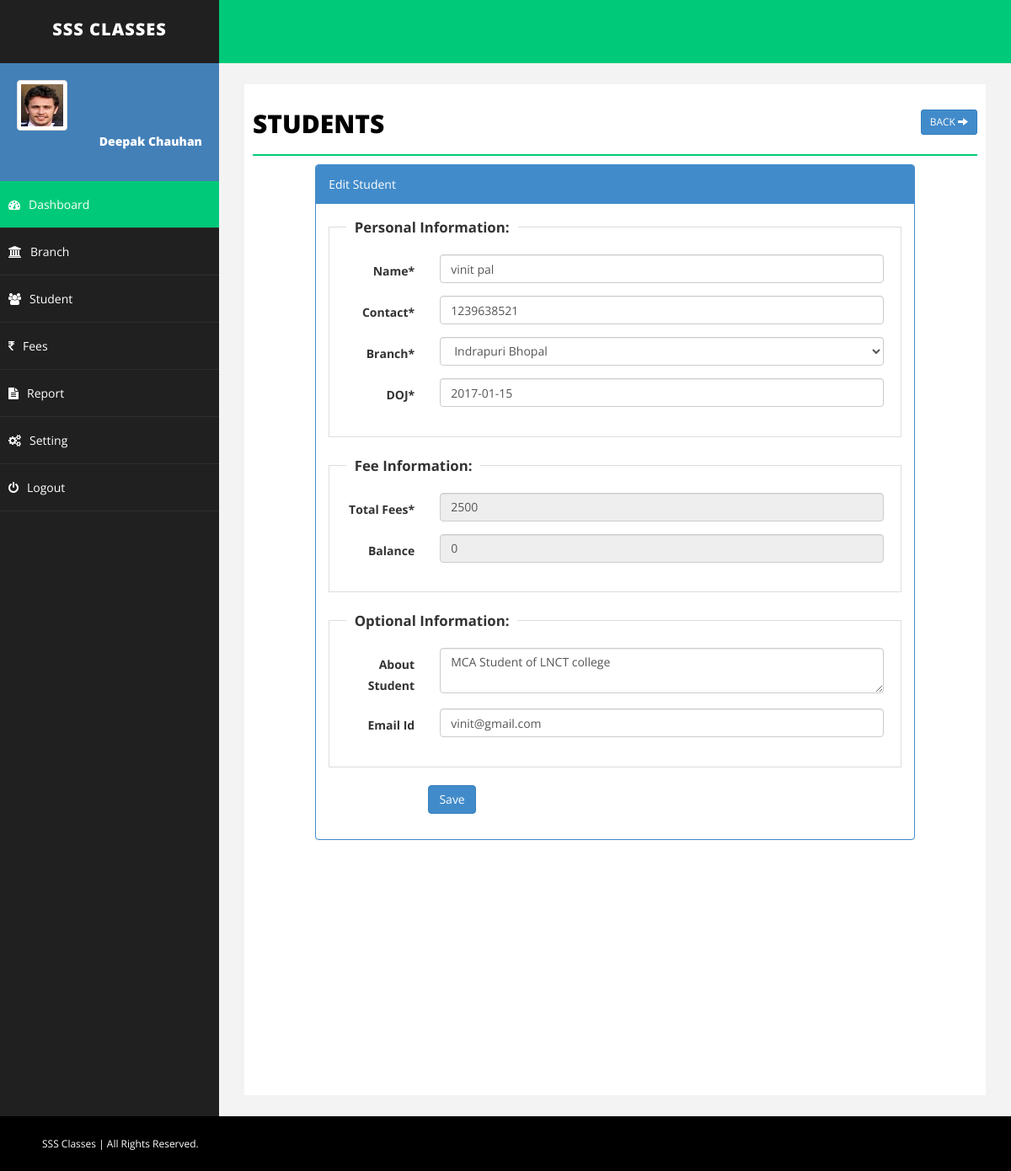
/student.php?action=edit&id=5 (signed in), run on the app's committed database.
### tables this page shows
CREATE TABLE IF NOT EXISTS `student` (
  `id` int(255) NOT NULL AUTO_INCREMENT,
  `emailid` varchar(255) NOT NULL,
  `sname` varchar(255) NOT NULL,
  `joindate` datetime NOT NULL,
  `about` text NOT NULL,
  `contact` varchar(255) NOT NULL,
  `fees` int(255) NOT NULL,
  `branch` varchar(255) NOT NULL,
  `balance` int(255) NOT NULL,
  `delete_status` enum('0','1') NOT NULL DEFAULT '0',
  PRIMARY KEY (`id`)
);

CREATE TABLE IF NOT EXISTS `branch` (
  `id` int(255) NOT NULL AUTO_INCREMENT,
  `branch` varchar(255) NOT NULL,
  `address` text NOT NULL,
  `detail` text NOT NULL,
  `delete_status` enum('0','1') NOT NULL DEFAULT '0',
  PRIMARY KEY (`id`)
);

### student.php (the view, shortened to what this page needs)
<?php
include("php/dbconnect.php");
$emailid='';
$sname='';
$joindate = '';
$contact='';
$balance = 0;
$fees='';
$about = '';
$branch='';
$action = "add";
if(isset($_GET['action']) && $_GET['action']=="edit" ){
$id = isset($_GET['id'])?mysqli_real_escape_string($conn,$_GET['id']):'';
$sqlEdit = $conn->query("SELECT * FROM student WHERE id='".$id."'");
if($sqlEdit->num_rows)
{
$rowsEdit = $sqlEdit->fetch_assoc();
extract($rowsEdit);
$action = "update";
}else
{
$_GET['action']="";
}
}
?>
<!DOCTYPE html>
<html xmlns="http://www.w3.org/1999/xhtml">
<head>
    <link href="css/bootstrap.css" rel="stylesheet" />
    <link href="css/font-awesome.css" rel="stylesheet" />
    <link href="css/basic.css" rel="stylesheet" />
    <link href="css/custom.css" rel="stylesheet" />
	<link href="css/ui.css" rel="stylesheet" />
	<link href="css/datepicker.css" rel="stylesheet" />
</head>
<?php
include("php/header.php");
?>
        <div id="page-wrapper">
            <div id="page-inner">
                <div class="row">
                    <div class="col-md-12">
                        <h1 class="page-head-line">Students
						<?php
						echo (isset($_GET['action']) && @$_GET['action']=="add" || @$_GET['action']=="edit")?
						' <a href="student.php" class="btn btn-primary btn-sm pull-right">Back <i class="glyphicon glyphicon-arrow-right"></i></a>':'<a href="student.php?action=add" class="btn btn-primary btn-sm pull-right"><i class="glyphicon glyphicon-plus"></i> Add </a>';
						?>
						</h1>
                    </div>
                </div>
        <?php
		 if(isset($_GET['action']) && @$_GET['action']=="add" || @$_GET['action']=="edit")
		 {
		?>
                <div class="row">
                    <div class="col-sm-10 col-sm-offset-1">
               <div class="panel panel-primary">
                        <div class="panel-heading">
                           <?php echo ($action=="add")? "Add Student": "Edit Student"; ?>
                        </div>
						<form action="student.php" method="post" id="signupForm1" class="form-horizontal">
                        <div class="panel-body">
						<fieldset class="scheduler-border" >
						 <legend  class="scheduler-border">Personal Information:</legend>
						<div class="form-group">
								<label class="col-sm-2 control-label" for="Old">Name* </label>
								<div class="col-sm-10">
									<input type="text" class="form-control" id="sname" name="sname" value="<?php echo $sname;?>"  />
								</div>
							</div>
						<div class="form-group">
								<label class="col-sm-2 control-label" for="Old">Contact* </label>
								<div class="col-sm-10">
									<input type="text" class="form-control" id="contact" name="contact" value="<?php echo $contact;?>" maxlength="10" />
								</div>
							</div>
						<div class="form-group">
								<label class="col-sm-2 control-label" for="Old">Branch* </label>
								<div class="col-sm-10">
									<select  class="form-control" id="branch" name="branch" >
                                    <?php
									$sql = "select * from branch where delete_status='0' order by branch.branch asc";
									$q = $conn->query($sql);
									while($r = $q->fetch_assoc())
									{
									echo '<option value="'.$r['id'].'"  '.(($branch==$r['id'])?'selected="selected"':'').'>'.$r['branch'].'</option>';
									}
									?>
									</select>
								</div>
						</div>
						<div class="form-group">
								<label class="col-sm-2 control-label" for="Old">DOJ* </label>
								<div class="col-sm-10">
									<input type="text" class="form-control" id="joindate" name="joindate" value="<?php echo  ($joindate!='')?date("Y-m-d", strtotime($joindate)):'';?>" style="background-color: #fff;" readonly />
								</div>
							</div>
						 </fieldset>
							<fieldset class="scheduler-border" >
						 <legend  class="scheduler-border">Fee Information:</legend>
						<div class="form-group">
								<label class="col-sm-2 control-label" for="Old">Total Fees* </label>
								<div class="col-sm-10">
									<input type="text" class="form-control" id="fees" name="fees" value="<?php echo $fees;?>" <?php echo ($action=="update")?"disabled":""; ?>  />
								</div>
						</div>
						<div class="form-group">
								<label class="col-sm-2 control-label" for="Old">Balance </label>
								<div class="col-sm-10">
									<input type="text" class="form-control"  id="balance" name="balance" value="<?php echo $balance;?>" disabled />
								</div>
						</div>
							</fieldset>
							 <fieldset class="scheduler-border" >
						 <legend  class="scheduler-border">Optional Information:</legend>
							<div class="form-group">
								<label class="col-sm-2 control-label" for="Password">About Student </label>
								<div class="col-sm-10">
	                        <textarea class="form-control" id="about" name="about"><?php echo $about;?></textarea >
								</div>
							</div>
							<div class="form-group">
								<label class="col-sm-2 control-label" for="Old">Email Id </label>
								<div class="col-sm-10">
									<input type="text" class="form-control" id="emailid" name="emailid" value="<?php echo $emailid;?>"  />
								</div>
						    </div>
							</fieldset>
						<div class="form-group">
								<div class="col-sm-8 col-sm-offset-2">
									<button type="submit" name="save" class="btn btn-primary">Save </button>
								</div>
							</div>
                         </div>
							</form>
                        </div>
                            </div>
                </div>
		<?php
		}
		?>
            </div>
        </div>
    </div>
    <div id="footer-sec">
       SSS Classes | All Rights Reserved.
    </div>
</body>
</html>

### css/basic.css (style rules this page uses)
body { font-family: 'Open Sans', sans-serif; line-height:25px; }
#page-wrapper { padding: 15px 15px; min-height: 600px; background: #F3F3F3; }
#page-inner { width: 100%; margin: 10px 20px 10px 0px; background-color: #fff!important; padding: 10px; min-height: 1200px; }
.page-head-line { font-size: 30px; text-transform: uppercase; color: #000; font-weight: 800; padding-bottom: 20px; border-bottom: 2px solid #00CA79; margin-bottom: 10px; }
#footer-sec { background-color:#000; padding:20px 50px; color:#fff; font-size:12px; }
@media (min-width:768px) { #page-wrapper { margin: 0 0 0 260px; padding: 15px 30px; min-height: 1200px; } }

### css/custom.css (style rules this page uses)
fieldset.scheduler-border { border: 1px groove #ddd !important; padding: 0 1.4em 1.4em 1.4em !important; margin: 0 0 1.5em 0 !important; -webkit-box-shadow: 0px 0px 0px 0px #000 ; box-shadow: 0px 0px 0px 0px #000 ; }
legend.scheduler-border { font-size: 1.2em !important; font-weight: bold !important; text-align: left !important; width:auto; padding:0 10px; border-bottom:none; }

### data on the page
student: sname "vinit pal", contact "1239638521", branch "Indrapuri Bhopal", joindate "2017-01-15", fees "2500", balance "0", about "MCA Student of LNCT college", emailid "vinit@gmail.com"

### other printed values
$_SESSION['rainbow_name'] "Deepak Chauhan"
